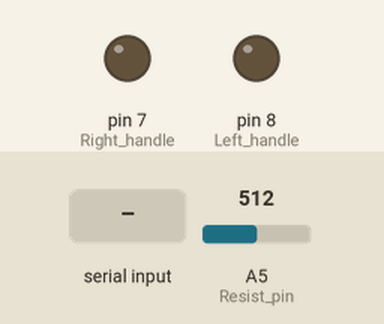
Recording of a sketch running on a simulated Arduino Uno, built with avr-gcc and run on an emulated ATmega328P. Shown: output pins drawn as LEDs (lit = HIGH). The inputs (shaded band) are chosen by the test bench; at power-on: A5 (Resist_pin) = 512. What the sketch prints to the serial monitor is not drawn.

Above: at 1.2 s.
1.3 s: "R" received over Serial
At 2.6 s:
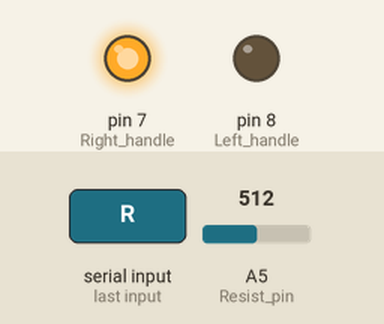
2.9 s: A5 (Resist_pin) set to 423
4.4 s: A5 (Resist_pin) set to 390
At 5.0 s:
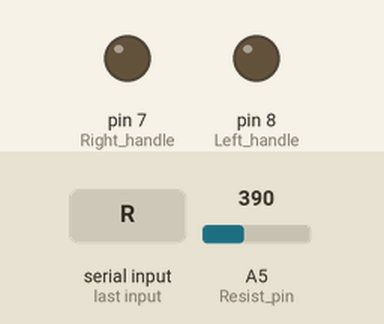
7.4 s: "L" received over Serial
At 7.8 s:
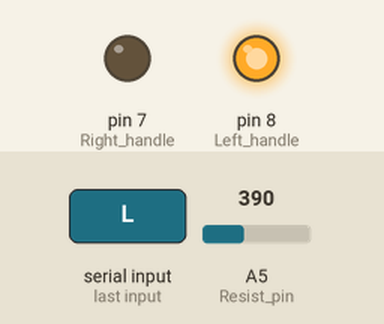
8.9 s: "r" received over Serial
At 10.2 s:
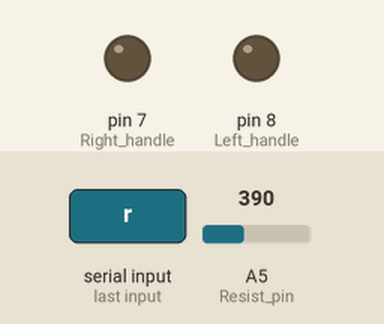
10.5 s: A5 (Resist_pin) set to 511
At 12.0 s:
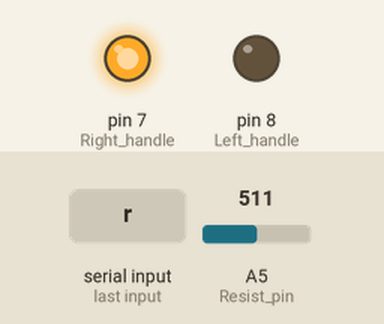
Timing chart, 0 to 13.0 s (numbered marks = the images above; inputs shaded):
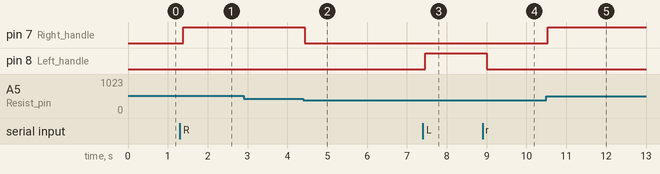

The sketch:

Resistance_test.ino
```cpp
// --- 핀 정의 ---
const int Resist_pin = A5;   // 가변저항 연결 핀
const int Right_handle = 7;  // 모터 드라이버 입력 1
const int Left_handle = 8;   // 모터 드라이버 입력 2

// --- 가변저항 목표값 (핸들 각도) ---
const int center = 480;      // 중앙
const int left_max = 580;    // 왼쪽 끝
const int right_max = 300;   // 오른쪽 끝

// --- 제어 파라미터 (필요시 조정) ---
const int deadzone = 15;     // 오차 허용 범위 (이 범위 안이면 멈춤)
const float Kp = 1.2;        // 비례 제어 상수 (반응 속도)
const int steer_min = 80;    // 모터 최소 PWM (힘이 너무 약하면 안 움직임)
const int steer_max = 200;   // 모터 최대 PWM (너무 빠르면 확 꺾임)

// --- 변수 ---
int target_angle = center;   // 초기 목표는 중앙

void setup() {
  Serial.begin(9600); // 시리얼 통신 시작

  pinMode(Resist_pin, INPUT);
  pinMode(Right_handle, OUTPUT);
  pinMode(Left_handle, OUTPUT);

  // 시작하자마자 현재 위치 확인
  target_angle = center;
  Serial.println(">>> 핸들 제어 테스트 시작 <<<");
  Serial.println("명령어: L(왼쪽), R(오른쪽), S(중앙)");
}

void loop() {
  // 1. 시리얼 입력 받기 (명령어 처리)
  if (Serial.available() > 0) {
    char cmd = Serial.read(); // 문자 읽기

    // 대소문자 구분 없이 처리
    if (cmd == 'L' || cmd == 'l') {
      target_angle = left_max;
      Serial.println("명령: 왼쪽으로 이동 (Left)");
    }
    else if (cmd == 'R' || cmd == 'r') {
      target_angle = right_max;
      Serial.println("명령: 오른쪽으로 이동 (Right)");
    }
    else if (cmd == 'S' || cmd == 's') {
      target_angle = center;
      Serial.println("명령: 중앙 정렬 (Straight)");
    }
  }

  // 2. 현재 가변저항 값 읽기
  int current_val = analogRead(Resist_pin);

  // 3. 모터 제어 (목표값으로 이동)
  set_handle(target_angle, current_val);

  // 4. 상태 모니터링 출력
  Serial.print("목표값: ");
  Serial.print(target_angle);
  Serial.print(" \t| 현재값: ");
  Serial.print(current_val);
  Serial.print(" \t| 오차: ");
  Serial.println(target_angle - current_val);

  delay(100); // 너무 빠른 출력 방지
}

// --- 핸들 모터 제어 함수 ---
void set_handle(int target, int current) {
  int error = target - current; // 목표 - 현재

  // 오차가 허용 범위(deadzone) 이내면 정지
  if (abs(error) <= deadzone) {
    digitalWrite(Right_handle, LOW);
    digitalWrite(Left_handle, LOW);
  }
  else {
    // PWM 속도 계산 (오차가 클수록 빠르게)
    int steer_pwm = constrain(abs(error) * Kp, steer_min, steer_max);

    // 방향 결정
    // 값이 커지는 방향이 왼쪽(580)이라고 가정 (배선에 따라 다를 수 있음)
    if (error > 0) {
      // 목표가 더 크다 -> 값을 키워야 한다 -> 왼쪽 모터 구동
      // (만약 반대로 움직이면 이 아래 두 줄을 서로 바꾸세요)
      digitalWrite(Right_handle, LOW);
      analogWrite(Left_handle, steer_pwm);
    }
    else {
      // 목표가 더 작다 -> 값을 줄여야 한다 -> 오른쪽 모터 구동
      analogWrite(Right_handle, steer_pwm);
      digitalWrite(Left_handle, LOW);
    }
  }
}
```

Measured:
- the behaviour switches between 407 and 406 on A5 (Resist_pin) (found by bisection; images 1 and 2)
- after the input at 1.3 s, pin 7 (Right_handle): LOW → HIGH after 0.09 s
- after the input at 2.9 s, every drawn part: stays the same
- after the input at 4.4 s, pin 7 (Right_handle): HIGH → LOW at once
- after the input at 7.4 s, pin 8 (Left_handle): LOW → HIGH after 0.07 s
- after the input at 8.9 s, pin 8 (Left_handle): HIGH → LOW after 0.10 s
- after the input at 10.5 s, pin 7 (Right_handle): LOW → HIGH at once
